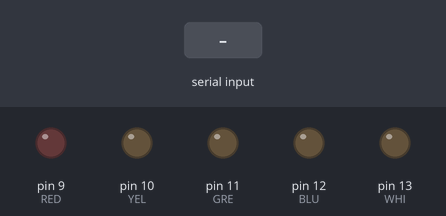
Recording of a sketch running on a simulated Arduino Uno, built with avr-gcc and run on an emulated ATmega328P. Shown: output pins drawn as LEDs (lit = HIGH). The test bench sets the inputs (shaded band).

Above: at 1.2 s.
1.3 s: "r" received over Serial
At 2.5 s:
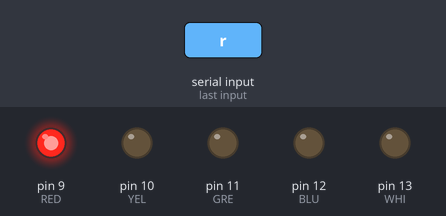
4.3 s: "y" received over Serial
At 5.8 s:
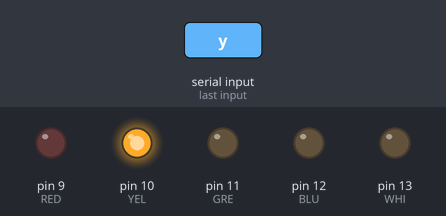
7.3 s: "g" received over Serial
At 8.8 s:
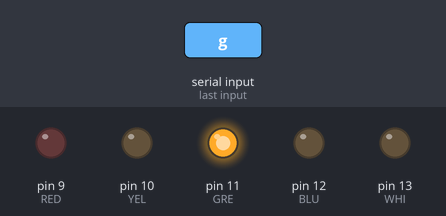
10.3 s: "b" received over Serial
At 11.7 s:
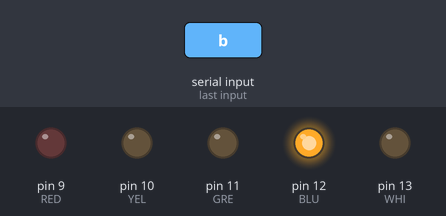
13.3 s: "w" received over Serial
At 14.8 s:
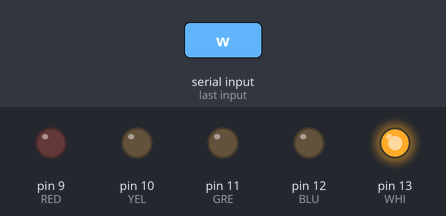
Timing chart, 0 to 16.5 s (numbered marks = the images above; inputs shaded):
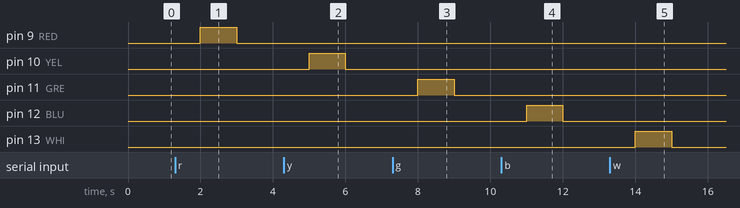

Measured:
- after the input at 1.3 s, pin 9 (RED): LOW → HIGH after 0.70 s, → LOW 1.0 s later
- after the input at 4.3 s, pin 10 (YEL): LOW → HIGH after 0.70 s, → LOW 1.0 s later
- after the input at 7.3 s, pin 11 (GRE): LOW → HIGH after 0.70 s, → LOW 1.0 s later
- after the input at 10.3 s, pin 12 (BLU): LOW → HIGH after 0.70 s, → LOW 1.0 s later
- after the input at 13.3 s, pin 13 (WHI): LOW → HIGH after 0.70 s, → LOW 1.0 s later

The sketch:

arduinoFromProcessingFiveLEDs.ino
```cpp
// (licence header left out)
int RED = 9;
int YEL = 10;
int GRE = 11;
int BLU = 12;
int WHI = 13;

void setup() {
  pinMode(RED, OUTPUT);
  pinMode(YEL, OUTPUT);
  pinMode(GRE, OUTPUT);
  pinMode(BLU, OUTPUT);
  pinMode(WHI, OUTPUT);
  Serial.begin(9600);
}

void loop() {
  char val = 'x';

  if (Serial.available()) {
    val = Serial.read();
  }


  if (val == 'r') {
    digitalWrite(RED, HIGH);
  } else {
    digitalWrite(RED, LOW);
  }


  if (val == 'y') {
    digitalWrite(YEL, HIGH);
  } else {
    digitalWrite(YEL, LOW);
  }


  if (val == 'g') {
    digitalWrite(GRE, HIGH);
  } else {
    digitalWrite(GRE, LOW);
  }


  if (val == 'b') {
    digitalWrite(BLU, HIGH);
  } else {
    digitalWrite(BLU, LOW);
  }


  if (val == 'w') {
    digitalWrite(WHI, HIGH);
  } else {
    digitalWrite(WHI, LOW);
  }

  delay(1000);
}
```
